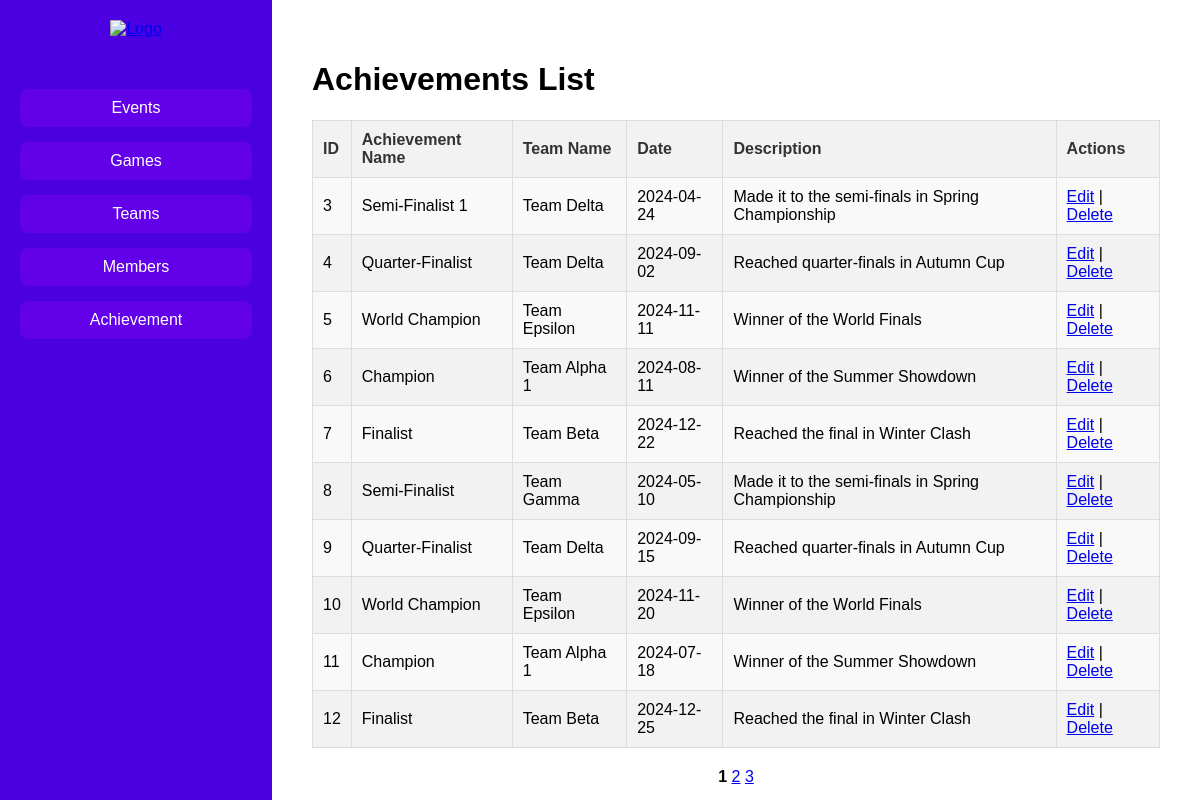
Screenshot of /views/admin/achievement/achievement-view.php (signed in) with the database file from the repository.
### tables this page shows
CREATE TABLE `achievement` (
  `idachievement` int(11) NOT NULL,
  `idteam` int(11) NOT NULL,
  `name` varchar(45) DEFAULT NULL,
  `date` date DEFAULT NULL,
  `description` varchar(200) DEFAULT NULL
);

CREATE TABLE `team` (
  `idteam` int(11) NOT NULL,
  `idgame` int(11) NOT NULL,
  `name` varchar(45) DEFAULT NULL
);

### class/parent.php (called while the page is built, shortened)
<?php
class parentClass
{
    public function __construct()
    {
        $this->mysqli = new mysqli(SERVER_NAME, USER_NAME, PASSWORD, DB_NAME);
    }
}

### class/achievement.php (called while the page is built, shortened)
<?php
require_once("parent.php");
class Achievement extends ParentClass
{
    public function countAchievements()
    {
        $sql = "SELECT COUNT(*) AS total FROM achievement";
        $result = $this->mysqli->query($sql);
        $row = $result->fetch_assoc();
        return $row['total'];
    }
    public function getAchievements($offset = 0, $limit = 0)
    {
        $sql = "SELECT a.idachievement, a.name AS achievement_name, a.date, a.description, t.name AS team_name
                FROM achievement a
                JOIN team t ON a.idteam = t.idteam";
        if ($limit > 0) {
            $sql .= " LIMIT ?, ?";
            $stmt = $this->mysqli->prepare($sql);
            $stmt->bind_param('ii', $offset, $limit);
        } else {
            $stmt = $this->mysqli->prepare($sql);
        }
        $stmt->execute();
        return $stmt->get_result();
    }
}

### views/admin/achievement/achievement-view.php (the view, shortened to what this page needs)
<?php
require_once("../../../class/achievement.php");
require_once("../../paging.php");
$achievement = new Achievement();
$no_hal = isset($_GET['page']) ? (int)$_GET['page'] : 1;
$limit = 10;
$offset = ($no_hal - 1) * $limit;
$result = $achievement->getAchievements($offset, $limit);
$totalData = $achievement->countAchievements();
?>
<!DOCTYPE html>
<html lang="en">
<head>
    <link rel="stylesheet" href="../../../public/css/style-admin.css">
</head>
<body>
    <div class="dashboard-container">
        <div class="sidebar">
            <div class="logo">
                <a href="../dashboard.php"><img src="../../../public/images/logoubaya.png" alt="Logo"></a>
            </div>
            <ul class="nav-links">
                <li><a href="../event/event-view.php">Events</a></li>
                <li><a href="../game/game-view.php">Games</a></li>
                <li><a href="../team/team-view.php">Teams</a></li>
                <li><a href="../member/member-view.php">Members</a></li>
                <li><a href="../achievement/achievement-view.php">Achievement</a></li>
            </ul>
        </div>
        <div class="main-content">
            <h1>Achievements List</h1>
            <table class="styled-table">
                <thead>
                    <tr>
                        <th>ID</th>
                        <th>Achievement Name</th>
                        <th>Team Name</th>
                        <th>Date</th>
                        <th>Description</th>
                        <th>Actions</th>
                    </tr>
                </thead>
                <tbody>
                    <?php if ($result->num_rows > 0) { ?>
                        <?php while ($row = $result->fetch_assoc()) { ?>
                            <tr>
                                <td><?php echo htmlspecialchars($row['idachievement']); ?></td>
                                <td><?php echo htmlspecialchars($row['achievement_name']); ?></td>
                                <td><?php echo htmlspecialchars($row['team_name']); ?></td>
                                <td><?php echo htmlspecialchars($row['date']); ?></td>
                                <td><?php echo htmlspecialchars($row['description']); ?></td>
                                <td>
                                    <a href="achievement-edit.php?id=<?php echo htmlspecialchars($row['idachievement']); ?>" class="edit-button">Edit</a> |
                                    <a href="achievement-delete.php?id=<?php echo htmlspecialchars($row['idachievement']); ?>" class="delete-button" onclick="return confirm('Are you sure?')">Delete</a>
                                </td>
                            </tr>
                        <?php } ?>
                    <?php } else { ?>
                        <tr>
                            <td colspan="6">No achievements found.</td>
                        </tr>
                    <?php } ?>
                </tbody>
            </table>
            <div class="pagination">
                <?php echo generate_page($totalData, $limit, '', $no_hal); ?>
            </div>
        </div>
    </div>
</body>
</html>

### public/css/style-admin.css (style rules this page uses)
body { margin: 0; font-family: Arial, sans-serif; background-color: #f4f4f4; }
.dashboard-container { display: flex; height: 100vh; flex-direction: row; }
.sidebar { width: 250px; background-color: #4A00E0; color: white; padding: 20px; display: flex; flex-direction: column; align-items: center; }
.sidebar .logo img { width: 150px; margin-bottom: 20px; }
.nav-links { list-style-type: none; padding: 0; width: 100%; }
.nav-links li { margin: 15px 0; }
.nav-links a { text-decoration: none; color: white; font-size: 16px; display: block; padding: 10px; text-align: center; background-color: #6200ea; border-radius: 8px; transition: background-color 0.3s; }
.main-content { flex-grow: 1; background-color: #ffffff; padding: 40px; }
.styled-table { width: 100%; border-collapse: collapse; margin-bottom: 20px; }
.styled-table th, .styled-table td { padding: 10px; border: 1px solid #dddddd; text-align: left; }
.styled-table thead th { background-color: #f2f2f2; color: #333; }
.styled-table tbody tr { background-color: #f9f9f9; }
.styled-table tbody tr:nth-child(even) { background-color: #f2f2f2; }
.pagination { margin-top: 20px; text-align: center; }
.main-content { padding: 40px; }

### rows the page displays
achievement: idachievement "3", name "Semi-Finalist 1", idteam.name "Team Delta", date "2024-04-24", description "Made it to the semi-finals in Spring Championship"
achievement: idachievement "4", name "Quarter-Finalist", idteam.name "Team Delta", date "2024-09-02", description "Reached quarter-finals in Autumn Cup"
achievement: idachievement "5", name "World Champion", idteam.name "Team Epsilon", date "2024-11-11", description "Winner of the World Finals"
achievement: idachievement "6", name "Champion", idteam.name "Team Alpha 1", date "2024-08-11", description "Winner of the Summer Showdown"
achievement: idachievement "7", name "Finalist", idteam.name "Team Beta", date "2024-12-22", description "Reached the final in Winter Clash"
achievement: idachievement "8", name "Semi-Finalist", idteam.name "Team Gamma", date "2024-05-10", description "Made it to the semi-finals in Spring Championship"
achievement: idachievement "9", name "Quarter-Finalist", idteam.name "Team Delta", date "2024-09-15", description "Reached quarter-finals in Autumn Cup"
achievement: idachievement "10", name "World Champion", idteam.name "Team Epsilon", date "2024-11-20", description "Winner of the World Finals"
achievement: idachievement "11", name "Champion", idteam.name "Team Alpha 1", date "2024-07-18", description "Winner of the Summer Showdown"
achievement: idachievement "12", name "Finalist", idteam.name "Team Beta", date "2024-12-25", description "Reached the final in Winter Clash"
